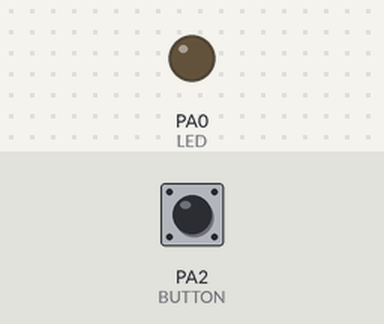
Recording of a sketch running on a simulated STM32 Blue Pill. On the bench: output pins drawn as LEDs (lit = HIGH). Inputs (shaded band) come from the test bench; at power-on: PA2 (BUTTON) LOW.

Above: at 1.2 s.
1.3 s: PA2 (BUTTON) pulled HIGH for 0.15 s
At 2.5 s:
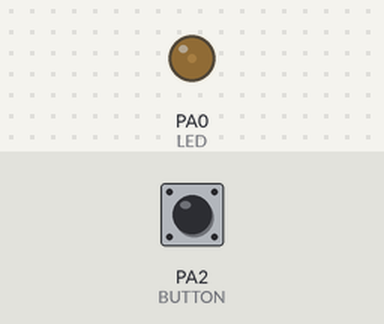
2.9 s: PA2 (BUTTON) pulled HIGH for 1 s
At 3.8 s:
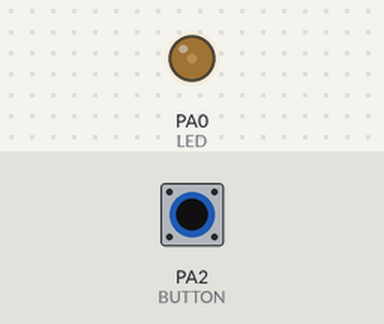
5.4 s: PA2 (BUTTON) pulled HIGH for 0.15 s
At 5.7 s:
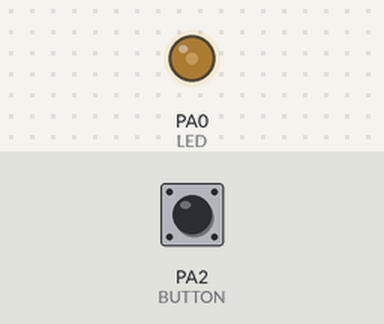
7.0 s: PA2 (BUTTON) pulsed HIGH 5 times (0.12 s each, 0.3 s apart)
At 9.0 s:
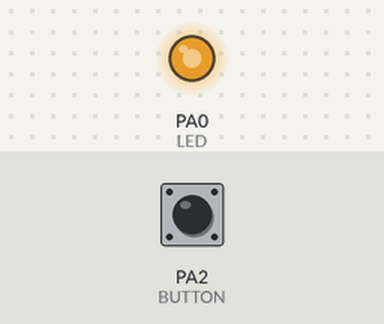
Timing chart, 0 to 10.5 s (numbered marks = the images above; inputs shaded):
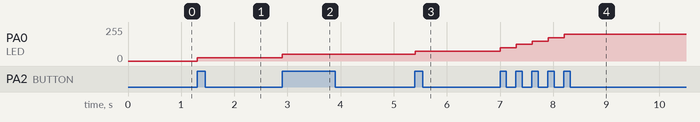

The sketch:

ButtonFade.ino
```cpp
/*
Design a system with a LED and a Button.
As button is pressed, brightness of LED increases
*/
const int LED = PA0;
const int BUTTON = PA2;

boolean lastButton = LOW;
boolean currentButton = LOW;

int del = 0, val;

void setup() {
  pinMode(LED, OUTPUT);
  pinMode(BUTTON, INPUT);
}

boolean debounce(boolean last)
{
  boolean current = digitalRead(BUTTON);
  if(last != current)
  {
    delay(5);
    current = digitalRead(BUTTON);
  }
  return current;
}

void loop() {
  currentButton = debounce(lastButton);
  if(lastButton == LOW && currentButton == HIGH) del += 1;
  if(del < 11) analogWrite(LED, del*25);
  else del = 0;

  lastButton = currentButton;
}
```

Measured:
- after the input at 1.3 s, PA0 (LED): 0/255 → 25/255 at once
- after the input at 2.9 s, PA0 (LED): 25/255 → 50/255 at once
- after the input at 5.4 s, PA0 (LED): 50/255 → 75/255 at once
- after the input at 7.0 s, PA0 (LED): moves from 75/255 to 200/255 over 1.2 s, starting at once
